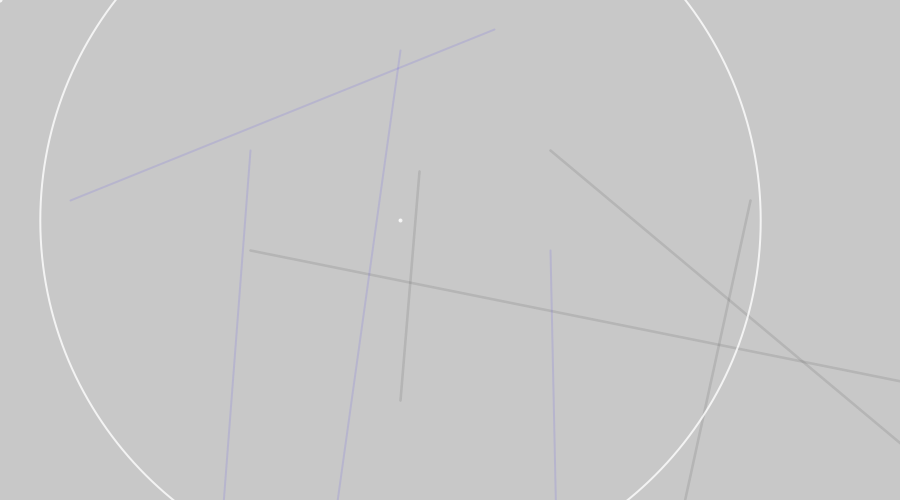
Frame 1 (no input)
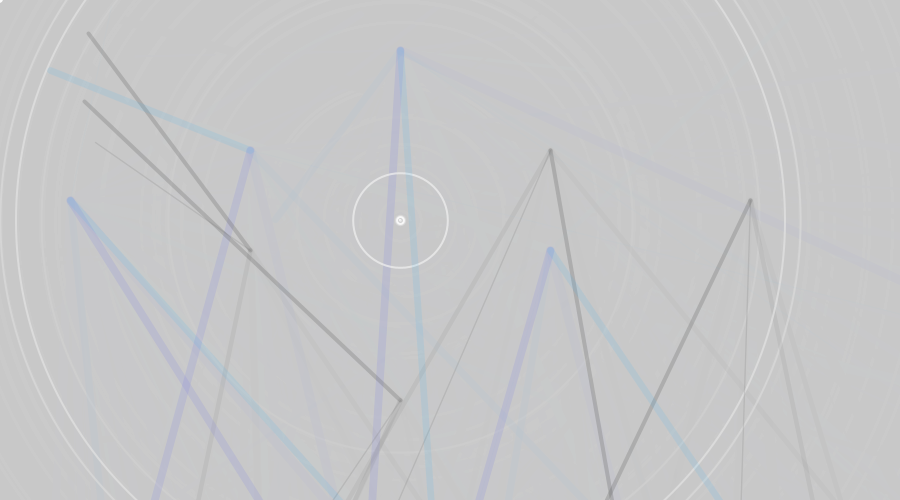
Frame 60 (the mouse pressed at the canvas centre just before this capture)
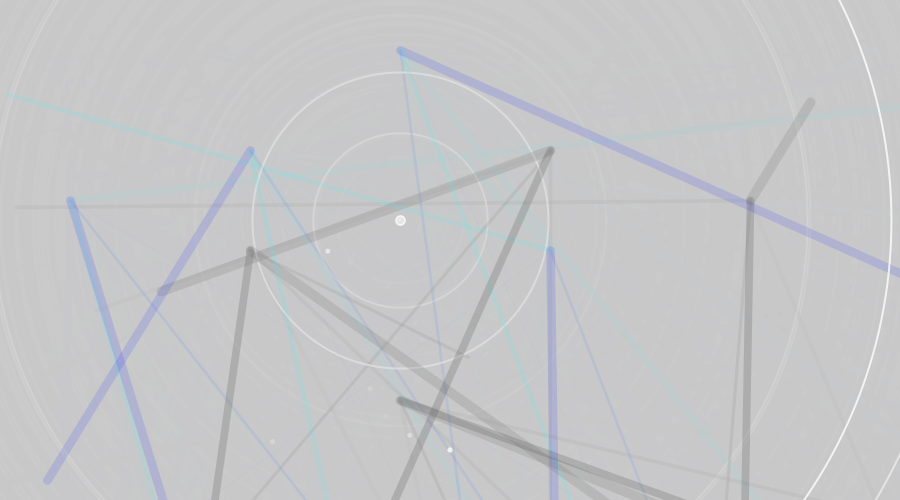
Frame 120 (the mouse held since frame 60 and released just before this capture)

The Processing sketch that drew these frames (run headless with seeded random() and noise(); from frame 60 on, the mouse is pressed at the canvas centre):

// Processing sketch: processing_97911
// ── processing_97911.pde



///////////////////////////////////////////////////////////////////////////////

// _idilio (rasa)

///////////////////////////////////////////////////////////////////////////////

// Práctica 01_ Workshop Grafía Manual Degenerativa

///////////////////////////////////////////////////////////////////////////////

// Busco el silencio en medio del ruido, 
// haciéndome el sordo hasta que me transforme.
// Francis Picabia

///////////////////////////////////////////////////////////////////////////////

void setup() {
  background (200);
  size (900, 500);
  smooth();
  frameRate (7);
}

///////////////////////////////////////////////////////////////////////////////

void draw() { 
  noStroke();
  fill (200, 200, 200, 90);
  rect (0, 0, 2000, 2000);

  stroke (93, 93, 93, random (70));
  strokeWeight (random (10));
  // gris == destrucción
  // patético, odioso, furioso, temible.
  line (250, 250, random (1250), random (1850));
  line (550, 150, random (1250), random (1850));
  line (750, 200, random (1250), random (1850));
  line (400, 400, random (1250), random (1850));

  // azul == quietud
  // heroico, erótico, maravilloso, arrebatador.
  strokeWeight  (random (10));
  stroke (25, random (255), 255, random (70));
  line (550, 250, random (1250), random (1850));
  line (250, 150, random (1250), random (1850));
  line (70, 200, random (1250), random (1850));
  line (400, 50, random (1250), random (1850));

  fill (255, 255, 255, 140);
  noStroke();
  noCursor();
  ellipse (random (mouseY, mouseX), random (mouseY, mouseX), 5, 5);
  ellipse (random (mouseX, mouseY), random (mouseX, mouseY), 5, 5);
  // Elipse == "tranquilidad"
  stroke (255, 255, 255, 200);
  ellipse(400, 220, 2, 2);
  noFill();
  strokeWeight( random( 1500 ) );
  ellipse(400, 220, 2, 2);
}

///////////////////////////////////////////////////////////////////////////////
